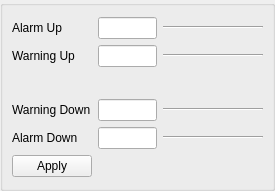
<ui version="4.0">
 <class>AppleiiPLCTemperatureAlarms</class>
 <widget class="QWidget" name="AppleiiPLCTemperatureAlarms">
  <property name="geometry">
   <rect>
    <x>0</x>
    <y>0</y>
    <width>275</width>
    <height>191</height>
   </rect>
  </property>
  <property name="windowTitle">
   <string>Form</string>
  </property>
  <layout class="QGridLayout">
   <property name="leftMargin">
    <number>0</number>
   </property>
   <property name="topMargin">
    <number>0</number>
   </property>
   <property name="rightMargin">
    <number>0</number>
   </property>
   <property name="bottomMargin">
    <number>0</number>
   </property>
   <property name="horizontalSpacing">
    <number>0</number>
   </property>
   <property name="verticalSpacing">
    <number>0</number>
   </property>
   <item row="0" column="0">
    <widget class="TaurusGroupBox" name="TaurusGroupBox">
     <property name="showText">
      <bool>false</bool>
     </property>
     <layout class="QGridLayout">
      <item row="0" column="0">
       <layout class="QGridLayout">
        <item row="0" column="0">
         <widget class="QLabel" name="label">
          <property name="text">
           <string>Alarm Up</string>
          </property>
         </widget>
        </item>
        <item row="0" column="1">
         <widget class="TaurusValueLineEdit" name="AlarmUp">
          <property name="alignment">
           <set>Qt::AlignCenter</set>
          </property>
          <property name="useParentModel">
           <bool>true</bool>
          </property>
         </widget>
        </item>
        <item row="0" column="2">
         <widget class="Line" name="line">
          <property name="minimumSize">
           <size>
            <width>100</width>
            <height>0</height>
           </size>
          </property>
          <property name="maximumSize">
           <size>
            <width>100</width>
            <height>16777215</height>
           </size>
          </property>
          <property name="orientation">
           <enum>Qt::Horizontal</enum>
          </property>
         </widget>
        </item>
        <item row="1" column="0">
         <widget class="QLabel" name="label_2">
          <property name="text">
           <string>Warning Up</string>
          </property>
         </widget>
        </item>
        <item row="1" column="1">
         <widget class="TaurusValueLineEdit" name="WarningUp">
          <property name="alignment">
           <set>Qt::AlignCenter</set>
          </property>
          <property name="useParentModel">
           <bool>true</bool>
          </property>
          <property name="showQuality">
           <bool>false</bool>
          </property>
         </widget>
        </item>
        <item row="1" column="2">
         <widget class="Line" name="line_2">
          <property name="minimumSize">
           <size>
            <width>100</width>
            <height>0</height>
           </size>
          </property>
          <property name="maximumSize">
           <size>
            <width>100</width>
            <height>16777215</height>
           </size>
          </property>
          <property name="orientation">
           <enum>Qt::Horizontal</enum>
          </property>
         </widget>
        </item>
        <item row="2" column="1">
         <widget class="TaurusConfigLabel" name="TemperatureLabel">
          <property name="minimumSize">
           <size>
            <width>0</width>
            <height>20</height>
           </size>
          </property>
          <property name="maximumSize">
           <size>
            <width>16777215</width>
            <height>20</height>
           </size>
          </property>
          <property name="useParentModel">
           <bool>true</bool>
          </property>
         </widget>
        </item>
        <item row="2" column="2">
         <widget class="TaurusValueLabel" name="TemperatureValue">
          <property name="useParentModel">
           <bool>true</bool>
          </property>
         </widget>
        </item>
        <item row="3" column="0">
         <widget class="QLabel" name="label_3">
          <property name="text">
           <string>Warning Down</string>
          </property>
         </widget>
        </item>
        <item row="3" column="1">
         <widget class="TaurusValueLineEdit" name="WarningDown">
          <property name="alignment">
           <set>Qt::AlignCenter</set>
          </property>
          <property name="useParentModel">
           <bool>true</bool>
          </property>
         </widget>
        </item>
        <item row="3" column="2">
         <widget class="Line" name="line_4">
          <property name="minimumSize">
           <size>
            <width>100</width>
            <height>0</height>
           </size>
          </property>
          <property name="maximumSize">
           <size>
            <width>100</width>
            <height>16777215</height>
           </size>
          </property>
          <property name="orientation">
           <enum>Qt::Horizontal</enum>
          </property>
         </widget>
        </item>
        <item row="4" column="0">
         <widget class="QLabel" name="label_4">
          <property name="text">
           <string>Alarm Down</string>
          </property>
         </widget>
        </item>
        <item row="4" column="1">
         <widget class="TaurusValueLineEdit" name="AlarmDown">
          <property name="alignment">
           <set>Qt::AlignCenter</set>
          </property>
          <property name="useParentModel">
           <bool>true</bool>
          </property>
         </widget>
        </item>
        <item row="4" column="2">
         <widget class="Line" name="line_5">
          <property name="minimumSize">
           <size>
            <width>100</width>
            <height>0</height>
           </size>
          </property>
          <property name="maximumSize">
           <size>
            <width>100</width>
            <height>16777215</height>
           </size>
          </property>
          <property name="orientation">
           <enum>Qt::Horizontal</enum>
          </property>
         </widget>
        </item>
        <item row="5" column="0">
         <widget class="QPushButton" name="ApplyButton">
          <property name="text">
           <string>Apply</string>
          </property>
         </widget>
        </item>
       </layout>
      </item>
     </layout>
    </widget>
   </item>
  </layout>
 </widget>
 <customwidgets>
  <customwidget>
   <class>TaurusGroupBox</class>
   <extends>QGroupBox</extends>
   <header>taurus.qt.qtgui.container</header>
   <container>1</container>
  </customwidget>
  <customwidget>
   <class>TaurusValueLineEdit</class>
   <extends>QLineEdit</extends>
   <header>taurus.qt.qtgui.input</header>
  </customwidget>
  <customwidget>
   <class>TaurusConfigLabel</class>
   <extends>QLabel</extends>
   <header>taurus.qt.qtgui.display</header>
  </customwidget>
  <customwidget>
   <class>TaurusValueLabel</class>
   <extends>QLabel</extends>
   <header>taurus.qt.qtgui.display</header>
  </customwidget>
 </customwidgets>
 <resources/>
 <connections/>
</ui>
